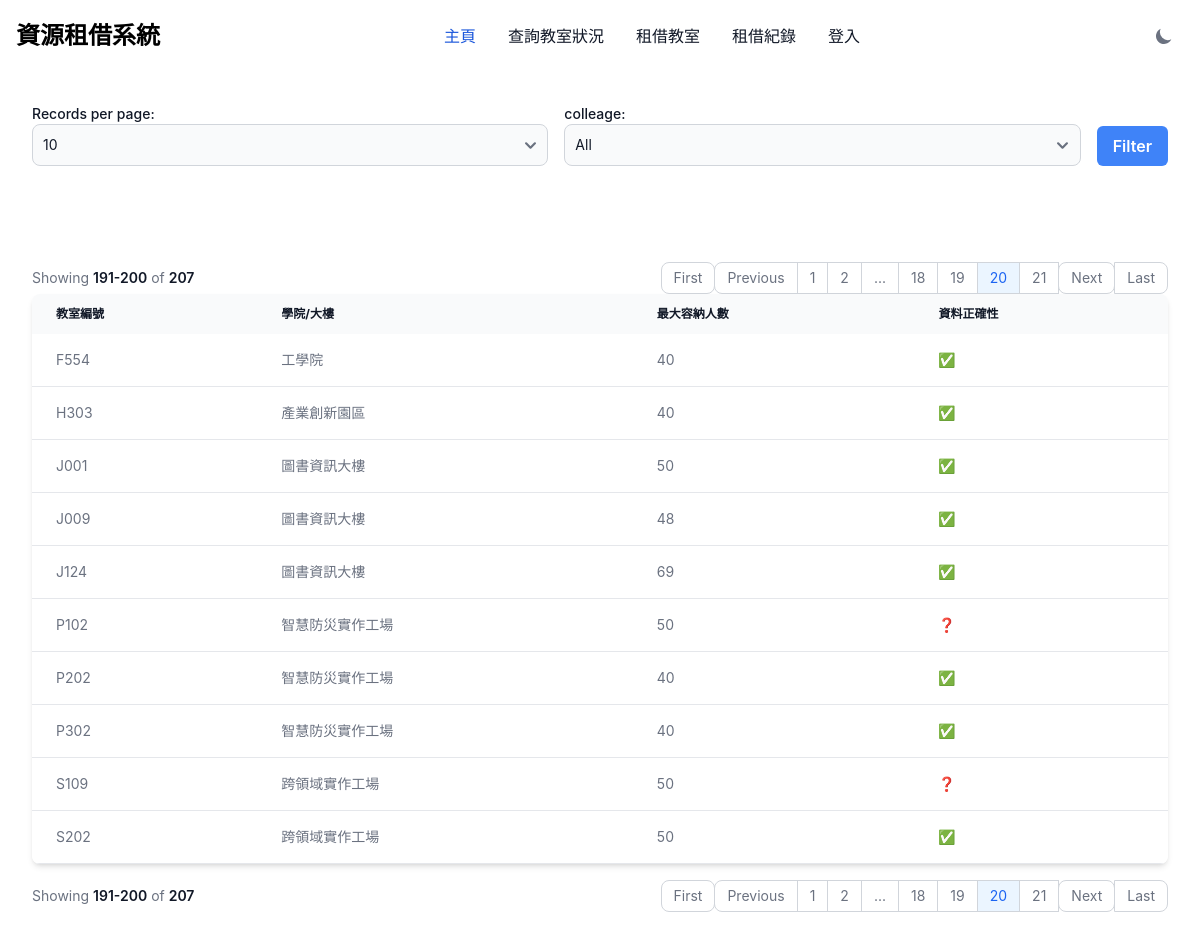
The app's page /?page=20&limit=10 with its own data.
### tables this page shows
CREATE TABLE `classroom_table` (
  `classroom` varchar(10) NOT NULL DEFAULT '0',
  `colleage` varchar(50) NOT NULL DEFAULT '',
  `max_capacity` int(10) NOT NULL DEFAULT 0,
  `is_realdata` enum('Y','N') NOT NULL DEFAULT 'N'
);

### index.php (the view, shortened to what this page needs)
<?php
$conn = require_once "config.php";
$limit = isset($_GET['limit']) ? (int) $_GET['limit'] : 10;
$page = isset($_GET['page']) ? (int) $_GET['page'] : 1;
$offset = ($page - 1) * $limit;
$where = '';
$total_query = "SELECT COUNT(*) FROM classroom_table $where";
$total_result = $conn->query($total_query);
$total_rows = $total_result->fetch_row()[0];
$total_pages = ceil($total_rows / $limit);
$query = "SELECT * FROM classroom_table $where LIMIT $limit OFFSET $offset";
$result = $conn->query($query);
?>
<!DOCTYPE html>
<html>
<head>
    <link href="https://cdnjs.cloudflare.com/ajax/libs/flowbite/2.3.0/flowbite.min.css" rel="stylesheet" />
</head>
<body class="bg-white dark:bg-gray-900">
    <?php include './components/navigaion.php'; ?>
    <div class="max-w-screen-xl mx-auto p-4 sm:p-6 lg:p-8">
        <form method="GET" action="" class="flex flex-wrap space-x-4">
            <div class="mb-4 flex-1">
                <label for="limit" class="block text-sm font-medium text-gray-900 dark:text-white">Records per
                    page:</label>
                <select name="limit" id="limit" class="bg-gray-50 border border-gray-300 text-gray-900 text-sm rounded-lg focus:ring-blue-500 focus:border-blue-500 block w-full p-2.5 dark:bg-gray-700 dark:border-gray-600 dark:placeholder-gray-400 dark:text-white dark:focus:ring-blue-500 dark:focus:border-blue-500">
                    <option value="10" <?= $limit == 10 ? 'selected' : ''; ?>>10</option>
                </select>
            </div>
            <div class="mb-4 flex-1">
                <label for="colleage" class="block text-sm font-medium text-gray-900 dark:text-white">colleage:</label>
                <select name="colleage" id="colleage" class="bg-gray-50 border border-gray-300 text-gray-900 text-sm rounded-lg focus:ring-blue-500 focus:border-blue-500 block w-full p-2.5 dark:bg-gray-700 dark:border-gray-600 dark:placeholder-gray-400 dark:text-white dark:focus:ring-blue-500 dark:focus:border-blue-500">
                    <option selected value="">All</option>
                </select>
            </div>
            <div class="flex items-end mb-4">
                <button type="submit"
                    class="px-4 py-2 font-semibold text-white bg-blue-500 rounded-md hover:bg-blue-700">Filter</button>
            </div>
        </form>
    </div>
    <div class="max-w-screen-xl mx-auto p-4 sm:p-6 lg:p-8">
        <nav class="flex items-center flex-column flex-wrap md:flex-row justify-between pt-4"
            aria-label="Table navigation">
            <span
                class="text-sm font-normal text-gray-500 dark:text-gray-400 mb-4 md:mb-0 block w-full md:inline md:w-auto">
                Showing <span
                    class="font-semibold text-gray-900 dark:text-white"><?= $offset + 1 ?>-<?= min($offset + $limit, $total_rows) ?></span>
                of <span class="font-semibold text-gray-900 dark:text-white"><?= $total_rows ?></span>
            </span>
            <ul class="inline-flex -space-x-px rtl:space-x-reverse text-sm h-8">
                <?php if ($page > 1): ?>
                    <li>
                        <a href="?page=1&limit=<?= $limit ?>"
                            class="flex items-center justify-center px-3 h-8 ms-0 leading-tight text-gray-500 bg-white border border-gray-300 rounded-lg hover:bg-gray-100 hover:text-gray-900 dark:text-white dark:bg-gray-800 dark:border-gray-700 dark:text-gray-400 dark:hover:bg-gray-700 dark:hover:text-white">First</a>
                    </li>
                    <li>
                        <a href="?page=<?= $page - 1 ?>&limit=<?= $limit ?>"
                            class="flex items-center justify-center px-3 h-8 ms-0 leading-tight text-gray-500 bg-white border border-gray-300 rounded-s-lg hover:bg-gray-100 hover:text-gray-900 dark:text-white dark:bg-gray-800 dark:border-gray-700 dark:text-gray-400 dark:hover:bg-gray-700 dark:hover:text-white">Previous</a>
                    </li>
                <?php endif; ?>
                <?php
                $displayed_pages = [];
                if ($total_pages <= 10) {
                    $displayed_pages = range(1, $total_pages);
                } else {
                    $displayed_pages = array_merge(
                        range(1, 2),
                        ($page > 5 ? ['...'] : []),
                        range(max(3, $page - 2), min($total_pages - 2, $page + 2)),
                        ($page < $total_pages - 4 ? ['...'] : []),
                        range($total_pages - 1, $total_pages)
                    );
                }
                foreach ($displayed_pages as $p):
                    if ($p === '...'):
                        ?>
                        <li>
                            <span
                                class="flex items-center justify-center px-3 h-8 leading-tight text-gray-500 bg-white border border-gray-300 dark:bg-gray-800 dark:border-gray-700 dark:text-gray-400">...</span>
                        </li>
                        <?php
                    else:
                        ?>
                        <li>
                            <a href="?page=<?= $p ?>&limit=<?= $limit ?>"
                                class="flex items-center justify-center px-3 h-8 leading-tight <?= $p == $page ? 'text-blue-600 border border-gray-300 bg-blue-50 hover:bg-blue-100 hover:text-blue-700 dark:border-gray-700 dark:bg-gray-700 dark:text-white' : 'text-gray-500 bg-white border border-gray-300 hover:bg-gray-100 hover:text-gray-900 dark:text-white dark:bg-gray-800 dark:border-gray-700 dark:text-gray-400 dark:hover:bg-gray-700 dark:hover:text-white' ?>"><?= $p ?></a>
                        </li>
                        <?php
                    endif;
                endforeach;
                ?>
                <?php if ($page < $total_pages): ?>
                    <li>
                        <a href="?page=<?= $page + 1 ?>&limit=<?= $limit ?>"
                            class="flex items-center justify-center px-3 h-8 leading-tight text-gray-500 bg-white border border-gray-300 rounded-lg hover:bg-gray-100 hover:text-gray-900 dark:text-white dark:bg-gray-800 dark:border-gray-700 dark:text-gray-400 dark:hover:bg-gray-700 dark:hover:text-white">Next</a>
                    </li>
                    <li>
                        <a href="?page=<?= $total_pages ?>&limit=<?= $limit ?>"
                            class="flex items-center justify-center px-3 h-8 leading-tight text-gray-500 bg-white border border-gray-300 rounded-e-lg hover:bg-gray-100 hover:text-gray-900 dark:text-white dark:bg-gray-800 dark:border-gray-700 dark:text-gray-400 dark:hover:bg-gray-700 dark:hover:text-white">Last</a>
                    </li>
                <?php endif; ?>
            </ul>
        </nav>
        <div class="relative overflow-x-auto shadow-md sm:rounded-lg">
            <table class="w-full text-sm text-left rtl:text-right text-gray-500 dark:text-gray-400 overflow-auto">
                <thead
                    class="text-xs text-gray-900 dark:text-white uppercase bg-gray-50 dark:bg-gray-700 dark:text-gray-400 whitespace-nowrap">
                    <tr>
                        <th scope="col" class="px-6 py-3">教室編號</th>
                        <th scope="col" class="px-6 py-3">學院/大樓</th>
                        <th scope="col" class="px-6 py-3">最大容納人數</th>
                        <th scope="col" class="px-6 py-3">資料正確性</th>
                    </tr>
                </thead>
                <tbody>
                    <?php while ($row = $result->fetch_assoc()): ?>
                        <tr
                            class="bg-white border-b dark:bg-gray-800 dark:border-gray-700 hover:bg-gray-50 dark:hover:bg-gray-600 whitespace-nowrap">
                            <td class="px-6 py-4"><?= $row['classroom'] ?? '' ?></td>
                            <td class="px-6 py-4"><?= $row['colleage'] ?? '' ?></td>
                            <td class="px-6 py-4"><?= $row['max_capacity'] ?? '' ?></td>
                            <td class="px-6 py-4"><?= $row['is_realdata'] == 'N' ? '❓' : '✅' ?></td>
                        </tr>
                    <?php endwhile; ?>
                </tbody>
            </table>
        </div>
        <nav class="flex items-center flex-column flex-wrap md:flex-row justify-between pt-4"
            aria-label="Table navigation">
            <span
                class="text-sm font-normal text-gray-500 dark:text-gray-400 mb-4 md:mb-0 block w-full md:inline md:w-auto">
                Showing <span
                    class="font-semibold text-gray-900 dark:text-white"><?= $offset + 1 ?>-<?= min($offset + $limit, $total_rows) ?></span>
                of <span class="font-semibold text-gray-900 dark:text-white"><?= $total_rows ?></span>
            </span>
            <ul class="inline-flex -space-x-px rtl:space-x-reverse text-sm h-8">
                <?php if ($page > 1): ?>
                    <li>
                        <a href="?page=1&limit=<?= $limit ?>"
                            class="flex items-center justify-center px-3 h-8 ms-0 leading-tight text-gray-500 bg-white border border-gray-300 rounded-lg hover:bg-gray-100 hover:text-gray-900 dark:text-white dark:bg-gray-800 dark:border-gray-700 dark:text-gray-400 dark:hover:bg-gray-700 dark:hover:text-white">First</a>
                    </li>
                    <li>
                        <a href="?page=<?= $page - 1 ?>&limit=<?= $limit ?>"
                            class="flex items-center justify-center px-3 h-8 ms-0 leading-tight text-gray-500 bg-white border border-gray-300 rounded-s-lg hover:bg-gray-100 hover:text-gray-900 dark:text-white dark:bg-gray-800 dark:border-gray-700 dark:text-gray-400 dark:hover:bg-gray-700 dark:hover:text-white">Previous</a>
                    </li>
                <?php endif; ?>
                <?php
                $displayed_pages = [];
                if ($total_pages <= 10) {
                    $displayed_pages = range(1, $total_pages);
                } else {
                    $displayed_pages = array_merge(
                        range(1, 2),
                        ($page > 5 ? ['...'] : []),
                        range(max(3, $page - 2), min($total_pages - 2, $page + 2)),
                        ($page < $total_pages - 4 ? ['...'] : []),
                        range($total_pages - 1, $total_pages)
                    );
                }
                foreach ($displayed_pages as $p):
                    if ($p === '...'):
                        ?>
                        <li>
                            <span
                                class="flex items-center justify-center px-3 h-8 leading-tight text-gray-500 bg-white border border-gray-300 dark:bg-gray-800 dark:border-gray-700 dark:text-gray-400">...</span>
                        </li>
                        <?php
                    else:
                        ?>
                        <li>
                            <a href="?page=<?= $p ?>&limit=<?= $limit ?>"
                                class="flex items-center justify-center px-3 h-8 leading-tight <?= $p == $page ? 'text-blue-600 border border-gray-300 bg-blue-50 hover:bg-blue-100 hover:text-blue-700 dark:border-gray-700 dark:bg-gray-700 dark:text-white' : 'text-gray-500 bg-white border border-gray-300 hover:bg-gray-100 hover:text-gray-900 dark:text-white dark:bg-gray-800 dark:border-gray-700 dark:text-gray-400 dark:hover:bg-gray-700 dark:hover:text-white' ?>"><?= $p ?></a>
                        </li>
                        <?php
                    endif;
                endforeach;
                ?>
                <?php if ($page < $total_pages): ?>
                    <li>
                        <a href="?page=<?= $page + 1 ?>&limit=<?= $limit ?>"
                            class="flex items-center justify-center px-3 h-8 leading-tight text-gray-500 bg-white border border-gray-300 rounded-lg hover:bg-gray-100 hover:text-gray-900 dark:text-white dark:bg-gray-800 dark:border-gray-700 dark:text-gray-400 dark:hover:bg-gray-700 dark:hover:text-white">Next</a>
                    </li>
                    <li>
                        <a href="?page=<?= $total_pages ?>&limit=<?= $limit ?>"
                            class="flex items-center justify-center px-3 h-8 leading-tight text-gray-500 bg-white border border-gray-300 rounded-e-lg hover:bg-gray-100 hover:text-gray-900 dark:text-white dark:bg-gray-800 dark:border-gray-700 dark:text-gray-400 dark:hover:bg-gray-700 dark:hover:text-white">Last</a>
                    </li>
                <?php endif; ?>
            </ul>
        </nav>
    </div>
</body>
</html>

### records on screen
classroom_table: classroom "F554", colleage "工學院", max_capacity "40"
classroom_table: classroom "H303", colleage "產業創新園區", max_capacity "40"
classroom_table: classroom "J001", colleage "圖書資訊大樓", max_capacity "50"
classroom_table: classroom "J009", colleage "圖書資訊大樓", max_capacity "48"
classroom_table: classroom "J124", colleage "圖書資訊大樓", max_capacity "69"
classroom_table: classroom "P102", colleage "智慧防災實作工場", max_capacity "50"
classroom_table: classroom "P202", colleage "智慧防災實作工場", max_capacity "40"
classroom_table: classroom "P302", colleage "智慧防災實作工場", max_capacity "40"
classroom_table: classroom "S109", colleage "跨領域實作工場", max_capacity "50"
classroom_table: classroom "S202", colleage "跨領域實作工場", max_capacity "50"

### other values on screen
$offset + 1 "191"
min($offset + $limit, $total_rows) "200"
$total_rows "207"
$p "1"
$p "2"
$p "18"
$p "19"
$p "20"
$p "21"
